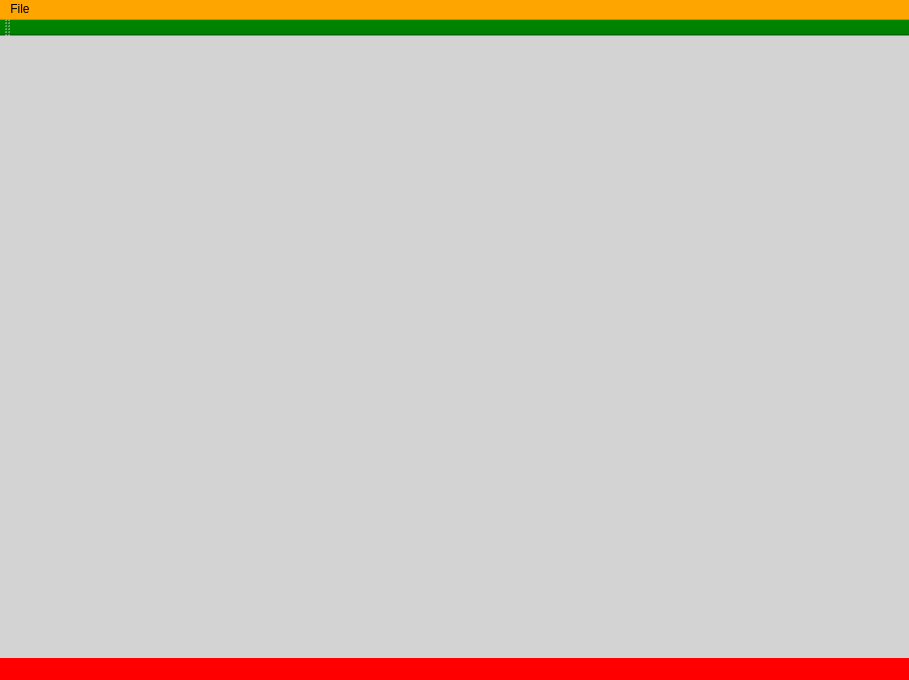
<?xml version="1.0" encoding="UTF-8"?>
<ui version="4.0">
 <class>MainWindow</class>
 <widget class="QMainWindow" name="MainWindow">
  <property name="geometry">
   <rect>
    <x>0</x>
    <y>0</y>
    <width>909</width>
    <height>680</height>
   </rect>
  </property>
  <property name="sizePolicy">
   <sizepolicy hsizetype="Ignored" vsizetype="Preferred">
    <horstretch>0</horstretch>
    <verstretch>0</verstretch>
   </sizepolicy>
  </property>
  <property name="windowTitle">
   <string>MainWindow</string>
  </property>
  <property name="styleSheet">
   <string notr="true">background-color: orange;</string>
  </property>
  <widget class="QWidget" name="centralWidget">
   <property name="sizePolicy">
    <sizepolicy hsizetype="Fixed" vsizetype="Preferred">
     <horstretch>0</horstretch>
     <verstretch>0</verstretch>
    </sizepolicy>
   </property>
   <property name="styleSheet">
    <string notr="true">background-color: lightgrey;</string>
   </property>
   <layout class="QVBoxLayout" name="verticalLayout">
    <item>
     <widget class="QStackedWidget" name="stackedWidget">
      <property name="currentIndex">
       <number>1</number>
      </property>
      <widget class="QSplitterNode" name="page_splitterRoot">
       <property name="styleSheet">
        <string notr="true">background-color: red;</string>
       </property>
      </widget>
      <widget class="FormSystemBrowser" name="page_systemBrowser">
       <property name="styleSheet">
        <string notr="true"/>
       </property>
      </widget>
     </widget>
    </item>
   </layout>
  </widget>
  <widget class="QMenuBar" name="menuBar">
   <property name="geometry">
    <rect>
     <x>0</x>
     <y>0</y>
     <width>909</width>
     <height>19</height>
    </rect>
   </property>
   <property name="styleSheet">
    <string notr="true"/>
   </property>
   <widget class="QMenu" name="menuFile">
    <property name="title">
     <string>File</string>
    </property>
    <addaction name="actionNew"/>
    <addaction name="actionOpen"/>
    <addaction name="actionOpen_Recent"/>
    <addaction name="separator"/>
    <addaction name="actionSave"/>
    <addaction name="actionSave_As"/>
    <addaction name="separator"/>
    <addaction name="actionUser_Preferences"/>
    <addaction name="actionSave_Startup_File"/>
    <addaction name="actionLoad_Factory_Settings"/>
    <addaction name="separator"/>
    <addaction name="actionImport"/>
    <addaction name="actionExport"/>
    <addaction name="separator"/>
    <addaction name="actionQuit"/>
   </widget>
   <addaction name="menuFile"/>
  </widget>
  <widget class="QToolBar" name="mainToolBar">
   <property name="styleSheet">
    <string notr="true">background-color: green;</string>
   </property>
   <attribute name="toolBarArea">
    <enum>TopToolBarArea</enum>
   </attribute>
   <attribute name="toolBarBreak">
    <bool>false</bool>
   </attribute>
  </widget>
  <widget class="QStatusBar" name="statusBar">
   <property name="styleSheet">
    <string notr="true">background-color: red;</string>
   </property>
  </widget>
  <action name="actionQuit">
   <property name="text">
    <string>Quit</string>
   </property>
   <property name="shortcut">
    <string>Ctrl+Q</string>
   </property>
  </action>
  <action name="actionNew">
   <property name="text">
    <string>New</string>
   </property>
   <property name="shortcut">
    <string>Ctrl+N</string>
   </property>
  </action>
  <action name="actionOpen">
   <property name="text">
    <string>Open</string>
   </property>
   <property name="shortcut">
    <string>Ctrl+O</string>
   </property>
  </action>
  <action name="actionOpen_Recent">
   <property name="text">
    <string>Open Recent</string>
   </property>
   <property name="shortcut">
    <string>Ctrl+Shift+O</string>
   </property>
  </action>
  <action name="actionSave">
   <property name="text">
    <string>Save</string>
   </property>
   <property name="shortcut">
    <string>Ctrl+S</string>
   </property>
  </action>
  <action name="actionSave_As">
   <property name="text">
    <string>Save As</string>
   </property>
   <property name="shortcut">
    <string>Ctrl+Shift+S</string>
   </property>
  </action>
  <action name="actionUser_Preferences">
   <property name="text">
    <string>User Preferences</string>
   </property>
  </action>
  <action name="actionImport">
   <property name="text">
    <string>Import</string>
   </property>
   <property name="shortcut">
    <string>Shift+I</string>
   </property>
  </action>
  <action name="actionExport">
   <property name="text">
    <string>Export</string>
   </property>
   <property name="shortcut">
    <string>Shift+E</string>
   </property>
  </action>
  <action name="actionSave_Startup_File">
   <property name="text">
    <string>Save Startup File</string>
   </property>
   <property name="shortcut">
    <string>Ctrl+U</string>
   </property>
  </action>
  <action name="actionLoad_Factory_Settings">
   <property name="text">
    <string>Load Factory Settings</string>
   </property>
  </action>
 </widget>
 <layoutdefault spacing="6" margin="11"/>
 <customwidgets>
  <customwidget>
   <class>QSplitterNode</class>
   <extends>QWidget</extends>
   <header location="global">gui/QSplitterNode.h</header>
   <container>1</container>
  </customwidget>
  <customwidget>
   <class>FormSystemBrowser</class>
   <extends>QWidget</extends>
   <header location="global">gui/system/FormSystemBrowser.h</header>
   <container>1</container>
  </customwidget>
 </customwidgets>
 <resources/>
 <connections/>
</ui>
